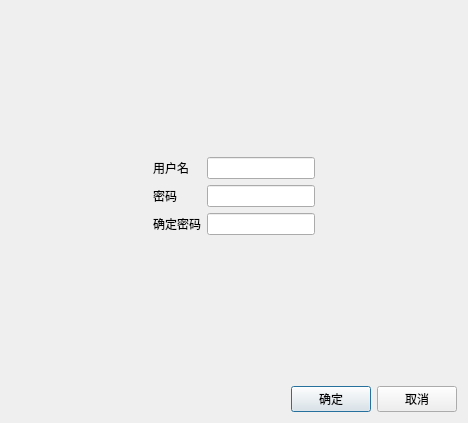
<?xml version="1.0" encoding="UTF-8"?>
<ui version="4.0">
 <class>CRegisterDialog</class>
 <widget class="QDialog" name="CRegisterDialog">
  <property name="geometry">
   <rect>
    <x>0</x>
    <y>0</y>
    <width>468</width>
    <height>423</height>
   </rect>
  </property>
  <property name="windowTitle">
   <string>Dialog</string>
  </property>
  <layout class="QVBoxLayout" name="verticalLayout">
   <item>
    <spacer name="verticalSpacer">
     <property name="orientation">
      <enum>Qt::Vertical</enum>
     </property>
     <property name="sizeHint" stdset="0">
      <size>
       <width>20</width>
       <height>118</height>
      </size>
     </property>
    </spacer>
   </item>
   <item>
    <layout class="QHBoxLayout" name="horizontalLayout">
     <item>
      <spacer name="horizontalSpacer">
       <property name="orientation">
        <enum>Qt::Horizontal</enum>
       </property>
       <property name="sizeHint" stdset="0">
        <size>
         <width>40</width>
         <height>20</height>
        </size>
       </property>
      </spacer>
     </item>
     <item>
      <layout class="QFormLayout" name="formLayout">
       <item row="0" column="0">
        <widget class="QLabel" name="label">
         <property name="text">
          <string>用户名</string>
         </property>
        </widget>
       </item>
       <item row="0" column="1">
        <widget class="QLineEdit" name="leUserName"/>
       </item>
       <item row="4" column="1">
        <widget class="QLineEdit" name="lePasswdSure"/>
       </item>
       <item row="4" column="0">
        <widget class="QLabel" name="label_3">
         <property name="text">
          <string>确定密码</string>
         </property>
        </widget>
       </item>
       <item row="2" column="1">
        <widget class="QLineEdit" name="lePasswd"/>
       </item>
       <item row="2" column="0">
        <widget class="QLabel" name="label_2">
         <property name="text">
          <string>密码</string>
         </property>
        </widget>
       </item>
      </layout>
     </item>
     <item>
      <spacer name="horizontalSpacer_2">
       <property name="orientation">
        <enum>Qt::Horizontal</enum>
       </property>
       <property name="sizeHint" stdset="0">
        <size>
         <width>40</width>
         <height>20</height>
        </size>
       </property>
      </spacer>
     </item>
    </layout>
   </item>
   <item>
    <spacer name="verticalSpacer_2">
     <property name="orientation">
      <enum>Qt::Vertical</enum>
     </property>
     <property name="sizeHint" stdset="0">
      <size>
       <width>20</width>
       <height>118</height>
      </size>
     </property>
    </spacer>
   </item>
   <item>
    <layout class="QHBoxLayout" name="horizontalLayout_2">
     <item>
      <spacer name="horizontalSpacer_3">
       <property name="orientation">
        <enum>Qt::Horizontal</enum>
       </property>
       <property name="sizeHint" stdset="0">
        <size>
         <width>40</width>
         <height>20</height>
        </size>
       </property>
      </spacer>
     </item>
     <item>
      <widget class="QPushButton" name="btnOK">
       <property name="text">
        <string>确定</string>
       </property>
      </widget>
     </item>
     <item>
      <widget class="QPushButton" name="btnCancel">
       <property name="text">
        <string>取消</string>
       </property>
      </widget>
     </item>
    </layout>
   </item>
  </layout>
 </widget>
 <resources/>
 <connections>
  <connection>
   <sender>btnCancel</sender>
   <signal>clicked()</signal>
   <receiver>CRegisterDialog</receiver>
   <slot>accept()</slot>
   <hints>
    <hint type="sourcelabel">
     <x>383</x>
     <y>406</y>
    </hint>
    <hint type="destinationlabel">
     <x>294</x>
     <y>279</y>
    </hint>
   </hints>
  </connection>
 </connections>
 <slots>
  <slot>slotOk()</slot>
  <slot>slotCancel()</slot>
 </slots>
</ui>
